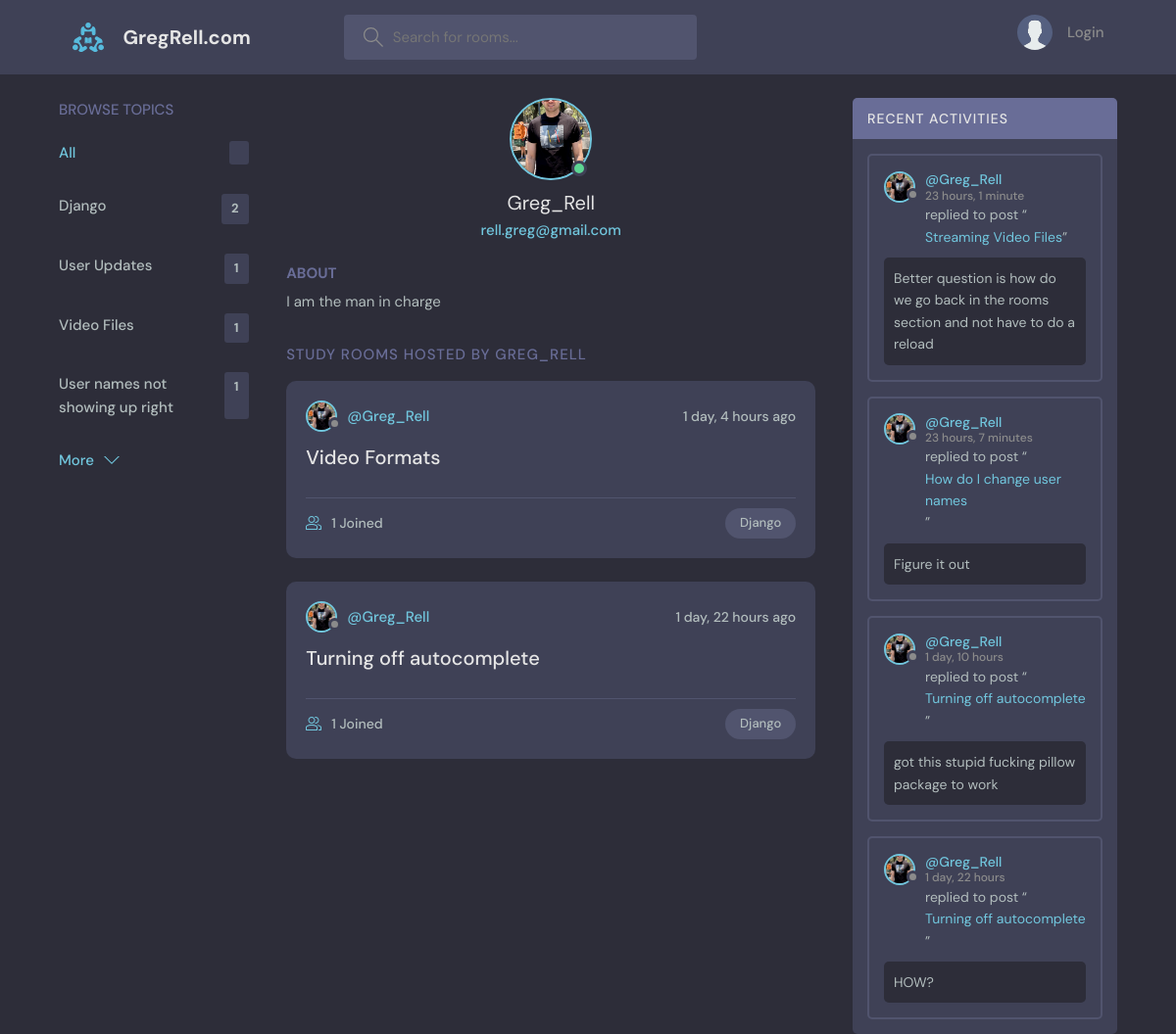
/userProfile/1, run on an earlier commit of the app's database.
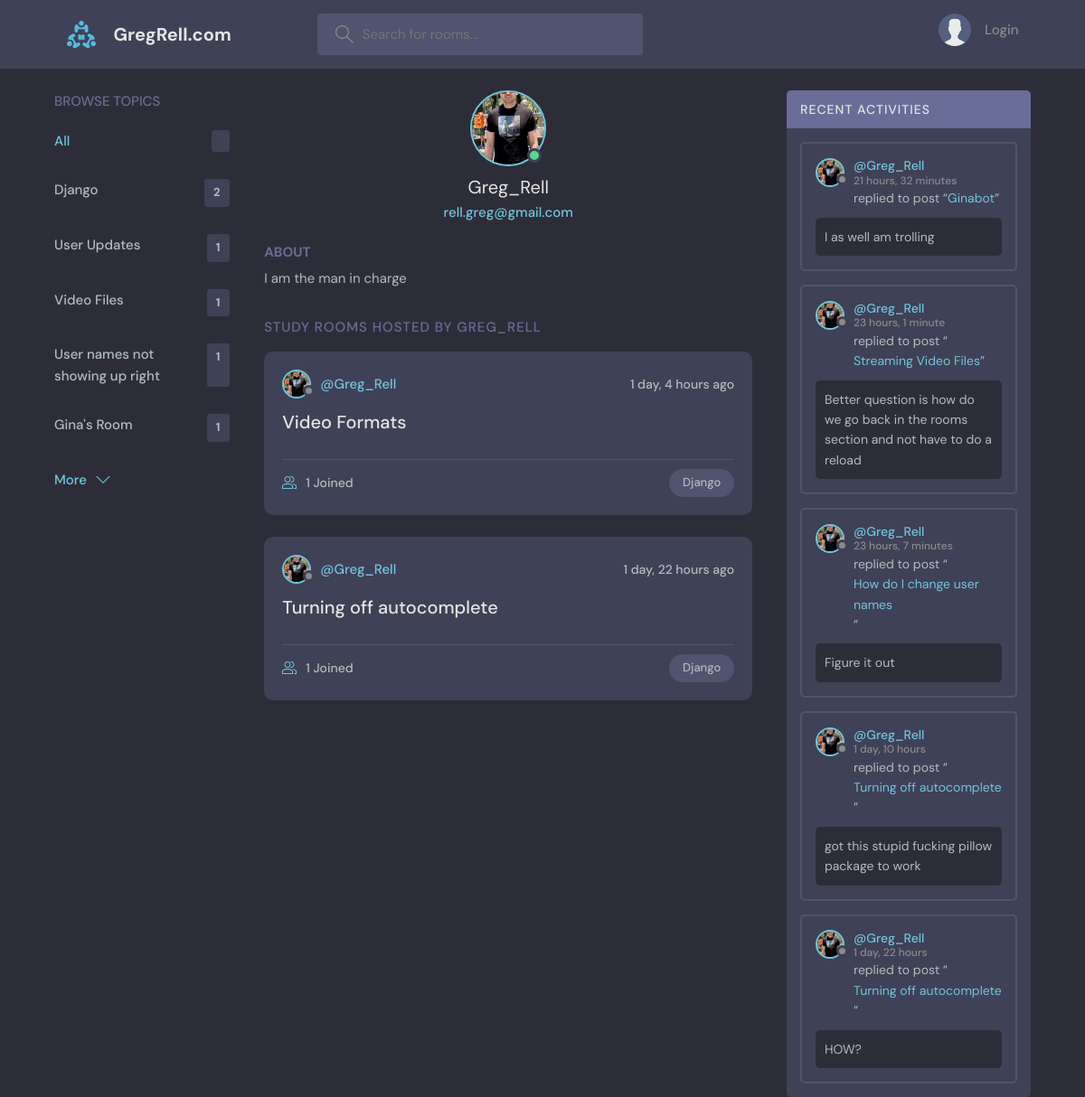
And on a later commit of the database.
### base/models.py (models this page shows)
class Topic(models.Model):
    name = models.CharField(max_length=200)
    def __str__(self):
        return self.name

class Room(models.Model):
    host = models.ForeignKey(User, on_delete=models.SET_NULL, null=True) # On delete of the user, this field is set
    topic = models.ForeignKey(Topic, on_delete=models.SET_NULL, null=True)
    name = models.CharField(max_length=200)
    description = models.TextField(null=True, blank=True)  # the null input arguments allow the database to have a
    participants = models.ManyToManyField(User, related_name='participants', blank=True)
    updated = models.DateTimeField(auto_now=True)  # Any time the save method is called, this will auto populate
    created = models.DateTimeField(auto_now_add=True)  # The difference between auto_now and auto_add_now is that
    class Meta:
        ordering = ['-updated', '-created']
    def __str__(self):
        return self.name

class User(AbstractUser):
    name = models.CharField(max_length=200, null=True)
    email = models.EmailField(unique=True, null=True)
    bio = models.TextField(null=True)
    avatar = models.ImageField(null=True, default="avatar.svg")
    USERNAME_FIELD = 'email'
    REQUIRED_FIELDS = []

class Message(models.Model):
    user = models.ForeignKey(User, on_delete=models.CASCADE)
    room = models.ForeignKey(Room, on_delete=models.CASCADE)  # Cascade means if the foreign key is deleted, this
    body = models.TextField()
    updated = models.DateTimeField(auto_now=True)
    created = models.DateTimeField(auto_now_add=True)
    class Meta:
        ordering = ['-updated', '-created']
    def __str__(self):
        return self.body[0:50]  # Return only the first 50 characters

### base/views.py (the view)
# urls.py: path('userProfile/<str:pk>', views.userProfile, name='user-profile'),
def userProfile(request, pk):
    user = User.objects.get(id=pk)
    rooms = user.room_set.all()
    user_messages = user.message_set.all()
    topics = Topic.objects.all()
    context = {'user': user, 'rooms': rooms, 'room_messages': user_messages, 'topics': topics}
    return render(request, 'base/User_Profile.html', context)

### base/Templates/Base/User_Profile.html (shortened to what this page needs)
{% extends 'MainTemplate.html' %}
{% load static %}
{% block content %}
<body>
<main class="profile-page layout layout--3">
    <div class="container">
        {% include 'base/Topics_Component.html'%}
        <div class="roomList">
            <div class="profile">
                <div class="profile__avatar">
                    <div class="avatar avatar--large active">
                        <img src="{{user.avatar.url}}"/>
                    </div>
                </div>
                <div class="profile__info">
                    <h3>{{user.username}}</h3>
                    <p>{{user}}</p>
                </div>
                <div class="profile__about">
                    <h3>About</h3>
                    <p>
                        {{user.bio}}
                    </p>
                </div>
            </div>
            <div class="roomList__header">
                <div>
                    <h2>Study Rooms Hosted by {{user.username}}
                    </h2>
                </div>
            </div>
            {% include 'base/Feed_Component.html' %}
        </div>
        {% include 'base/Activity_Component.html' %}
    </div>
</main>
</body>
{% endblock %}

### base/Templates/Base/Topics_Component.html
        <div class="topics">
          <div class="topics__header">
            <h2>Browse Topics</h2>
          </div>
          <ul class="topics__list">
            <li>
              <a href="{%url 'home' %}" class="active">All <span>{{topics_count}}</span></a>
            </li>
            {% for topic in topics %}
            <li>
              <a href =" {%url 'home' %}?q={{topic.name}} ">{{topic}}<span>{{topic.room_set.all.count}}</span></a>
            </li>
            {% endfor %}
          </ul>
          <a class="btn btn--link" href="{% url 'topics' %}">
            More
            <svg version="1.1" xmlns="http://www.w3.org/2000/svg" width="32" height="32" viewBox="0 0 32 32">
              <title>chevron-down</title>
              <path d="M16 21l-13-13h-3l16 16 16-16h-3l-13 13z"></path>
            </svg>
          </a>
        </div>

### base/Templates/Base/Feed_Component.html (shortened to what this page needs)
{% for room in rooms %}
<div class="roomListRoom">
    <div class="roomListRoom__header">
        <a href="{% url 'user-profile' room.host.id %}" class="roomListRoom__author">
            <div class="avatar avatar--small">
                <img src="{{room.host.avatar.url}}"/>
            </div>
            <span>@{{room.host.username}}</span>
        </a>
        <div class="roomListRoom__actions">
            <span>{{room.created|timesince}} ago</span>
        </div>
    </div>
    <div class="roomListRoom__content">
        <a href="{% url 'room' room.id %}">{{room.name}}</a>
    </div>
    <div class="roomListRoom__meta">
        <a href="{% url 'room' room.id %}" class="roomListRoom__joined">
            {{room.participants.all.count}} Joined
        </a>
        <p class="roomListRoom__topic">{{room.topic.name}}</p>
    </div>
</div>
{% endfor %}

### base/Templates/Base/Activity_Component.html (shortened to what this page needs)
<div class="activities">
    <div class="activities__header">
        <h2>Recent Activities</h2>
    </div>
    {% for message in room_messages %}
    <div class="activities__box">
        <div class="activities__boxHeader roomListRoom__header">
            <a href="{% url 'user-profile' message.user.id %}" class="roomListRoom__author">
                <div class="avatar avatar--small">
                    <img src="{{message.user.avatar.url}}"/>
                </div>
                <p>
                    @{{message.user.username}}
                    <span>{{message.created|timesince}}</span>
                </p>
            </a>
        </div>
        <div class="activities__boxContent">
            <p>replied to post “<a href="{% url 'room' message.room.id %}">{{message.room.name}}</a>”</p>
            <div class="activities__boxRoomContent">
                {{message.body}}
            </div>
        </div>
    </div>
    {% endfor %}
</div>

What changed in the data, as far as the page shows it:
added Topic: name "Gina's Room", room_set.all.count "1"
added Message: user.avatar (picture), user.username "Greg_Rell", created "21 hours, 32 minutes", room.name "Ginabot", body "I as well am trolling"
